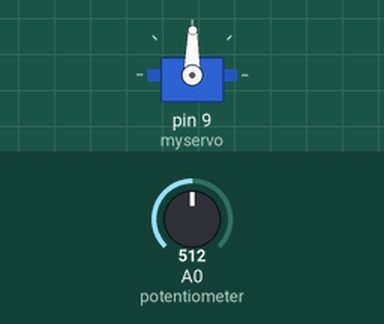
A sketch run on a simulated Arduino Uno, built with avr-gcc and run on an emulated ATmega328P. On the bench: servo. Inputs (shaded band) come from the test bench; at power-on: A0 (potentiometer) = 512.

Above: at 1.2 s.
1.3 s: A0 (potentiometer) set to 716
At 2.4 s:
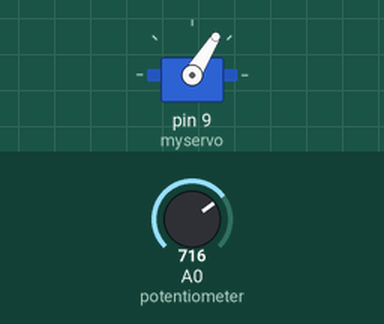
2.8 s: A0 (potentiometer) set to 900
At 3.6 s:
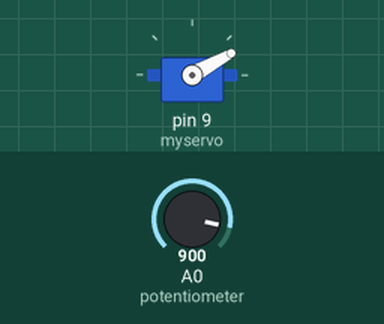
4.3 s: A0 (potentiometer) set to 1023
At 4.7 s:
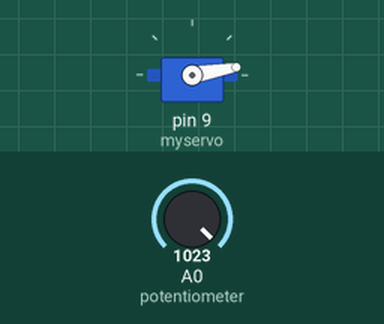
5.8 s: A0 (potentiometer) set to 306
At 7.0 s:
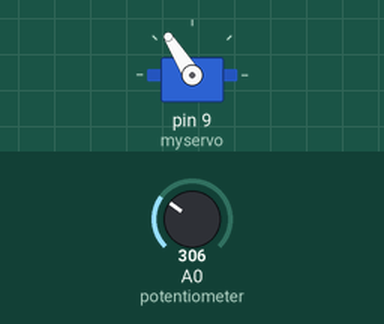
7.3 s: A0 (potentiometer) set to 122
At 8.2 s:
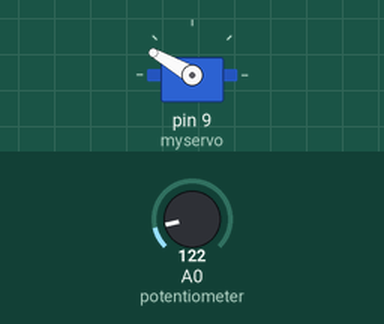
Timing chart, 0 to 9.8 s (numbered marks = the images above; inputs shaded):
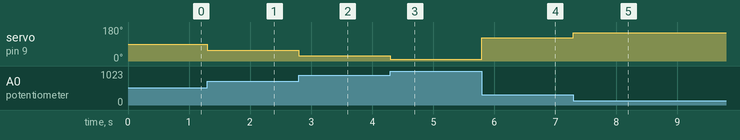

Measured:
- after the input at 1.3 s, servo on pin 9 (myservo): 89° → 58° at once
- after the input at 2.8 s, servo on pin 9 (myservo): 58° → 29° at once
- after the input at 4.3 s, servo on pin 9 (myservo): 29° → 10° at once
- after the input at 5.8 s, servo on pin 9 (myservo): 10° → 122° at once
- after the input at 7.3 s, servo on pin 9 (myservo): 122° → 150° at once

The sketch:

Modified_Servo.ino
```cpp
/*
  SparkFun Inventor’s Kit
  Circuit 3A-Servo

  Move a servo attached to pin 9 so that it's angle matches a potentiometer attached to A0.

  This sketch was written by SparkFun Electronics, with lots of help from the Arduino community.
  This code is completely free for any use.

  View circuit diagram and instructions at: https://learn.sparkfun.com/tutorials/sparkfun-inventors-kit-experiment-guide---v41
  Download drawings and code at: https://github.com/sparkfun/SIK-Guide-Code
*/

#include <Servo.h>          //include the servo library

int potPosition;           //this variable will store the position of the potentiometer
int servoPosition;         //the servo will move to this position
int SERVO_MAX = 1023;

Servo myservo;              //create a servo object

void setup() {

  myservo.attach(9);        //tell the servo object that its servo is plugged into pin 9

}

void loop() {

  potPosition = analogRead(A0);                     //use analog read to measure the position of the potentiometer (0-1023)

  potPosition = (potPosition - SERVO_MAX) * -1;     // this will invert the value coming in

  servoPosition = map(potPosition, 0, 1023, 10, 170); //convert the potentiometer number to a servo position from 20-160
                                                      //Note: its best to avoid driving the little SIK servos all the
                                                      //way to 0 or 180 degrees it can cause the motor to jitter, which is bad for the servo.

  myservo.write(servoPosition);                      //move the servo to the 10 degree position
}
```
